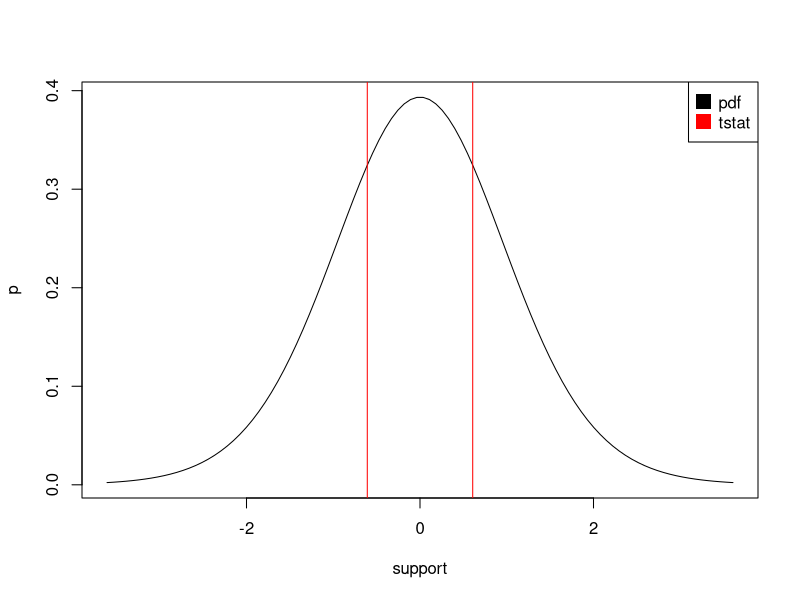
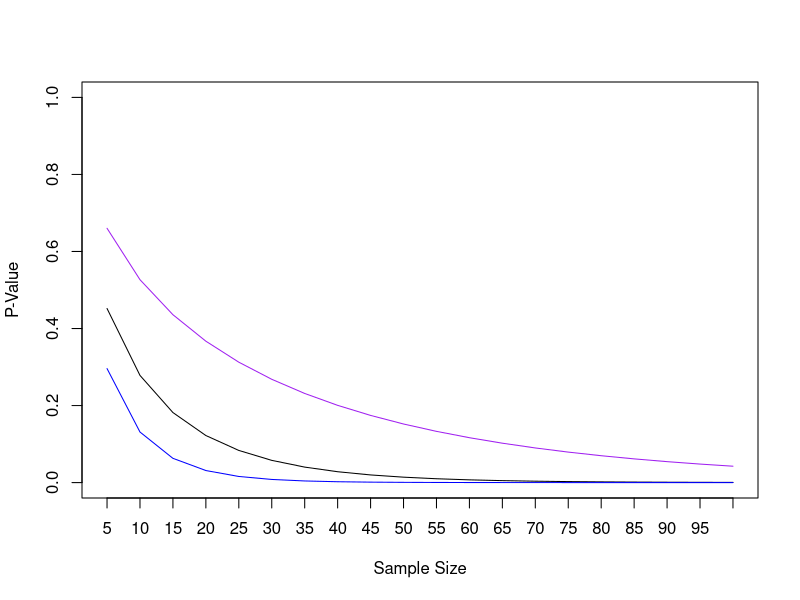

Source code (R) for these figures, in order: (Note: a time limit stopped this script after it produced the figures.)
## ---- chunk 1
knitr::opts_chunk$set(echo = TRUE)
## ---- chunk 2
driver_welch_ttest <- function(g1_N,
                               g2_N,
                               g1_mean,
                               g2_mean,
                               g1_var,
                               g2_var) {
  g1_var_N <- g1_var / g1_N
  g2_var_N <- g2_var / g2_N
  tstat <- (g1_mean - g2_mean) / sqrt(g1_var_N + g2_var_N)
  denom <- (g1_var_N ^ 2 / (g1_N - 1)) + (g2_var_N ^ 2 / (g2_N - 1))
  degfree <- (g1_var_N + g2_var_N) ^ 2 / denom
  pvalue <- 2 * pt(-abs(tstat), degfree, 0)
  result <- list(tstat = tstat,
                 degfree = degfree,
                 pvalue = pvalue)
  return(result)
}

welch_ttest <- function(g1, g2) {
  g1_mean <- mean(g1)
  g2_mean <- mean(g2)
  g1_N <- length(g1)
  g2_N <- length(g2)
  g1_var <- var(g1)
  g2_var <- var(g2)
  result <- driver_welch_ttest(g1_N, g2_N,
                               g1_mean, g2_mean,
                               g1_var, g2_var)
  class(result) <- "welch_ttest"
  return(result)
}
## ---- chunk 3
# a <- rnorm(10, 10, 1)
# b <- rnorm(10, 10.5, 1)
a <-
  c(
    11.08954,
    10.57027,
    10.59684,
    8.993971,
    10.4428,
    9.655154,
    11.18748,
    9.881074,
    10.74739,
    11.76134
  )
b <-
  c(
    10.29069,
    9.662908,
    9.794825,
    11.21004,
    10.51539,
    10.49349,
    11.57189,
    10.28759,
    11.35425,
    11.86643
  )
t.test(a, b, mu = 0)
wttest <- welch_ttest(a, b)
wttest
## ---- chunk 4
plot.welch_ttest <- function(obj) {
  tstat <- abs(obj$tstat)
  # data
  tol <- 3
  lbound <- -tstat - tol
  rbound <- tstat + tol
  support <- seq(lbound, rbound, length.out = 100)
  p <- dt(support, obj$degfree, 0)
  # plot
  plot(support, p, type = "l")
  abline(v = -tstat, col = "red")
  abline(v = tstat, col = "red")
  legend(
    "topright",
    c("pdf", "tstat"),
    col = c("black", "red"),
    pch = 15,
    pt.cex = 2
  )
}
## ---- chunk 5
plot(wttest)
## ---- chunk 6
sizes <- seq(5, 100, by = 5)
sim_pvalues <- c()
sim_pvalues_svar <- c()
sim_pvalues_lvar <- c()
for (N in sizes) {
  nr_wttest <- driver_welch_ttest(N, N, 10, 10.5, 1, 1)
  nr_wttest_svar <- driver_welch_ttest(N, N, 10, 10.5, 0.5, 0.5)
  nr_wttest_lvar <- driver_welch_ttest(N, N, 10, 10.5, 3, 3)
  sim_pvalues <- append(sim_pvalues, nr_wttest$pvalue)
  sim_pvalues_svar <- append(sim_pvalues_svar, nr_wttest_svar$pvalue)
  sim_pvalues_lvar <- append(sim_pvalues_lvar, nr_wttest_lvar$pvalue)
}
plot(sim_pvalues, type = "l", xlab = "Sample Size", ylab = "P-Value", xaxt = "n", ylim = c(0,1))
lines(sim_pvalues_svar, col = "blue")
lines(sim_pvalues_lvar, col = "purple")
axis(1, at = 1:length(sim_pvalues), labels = sizes)
## ---- chunk 7
simulate_pvalues <- function(sizes, x_mu, y_mu, x_sd, y_sd) {
  pvalue_mean <- c()
  pvalue_sd <- c()
  for (N in sizes) {
    pvalue <- c()
    for (i in 1:1e3) {
      x <- rnorm(N, x_mu, x_sd)
      y <- rnorm(N, y_mu, y_sd)
      pvalue[i] <- t.test(x, y, mu = 0)$p.value
    }
    pvalue_mean <- append(pvalue_mean, mean(pvalue))
    pvalue_sd <- append(pvalue_sd, sd(pvalue))
  }
  result <- list(mean = pvalue_mean,
                 sd = pvalue_sd)
  return(result)
}
## ---- chunk 8
sizes <- seq(10, 1e4, by = 100)
sims <- simulate_pvalues(sizes, x_mu = 0.1, y_mu = 0.15, x_sd = 1, y_sd = 1)
sims_svar <- simulate_pvalues(sizes, x_mu = 0.1, y_mu = 0.15, x_sd = 0.5, y_sd = 0.5)
sims_lvar <- simulate_pvalues(sizes, x_mu = 0.1, y_mu = 0.15, x_sd = 3, y_sd = 3)

plot(sims$mean, type = "l", ylim = c(0,1))
lines(sims_svar$mean, col = "red")
lines(sims_lvar$mean, col = "blue")
